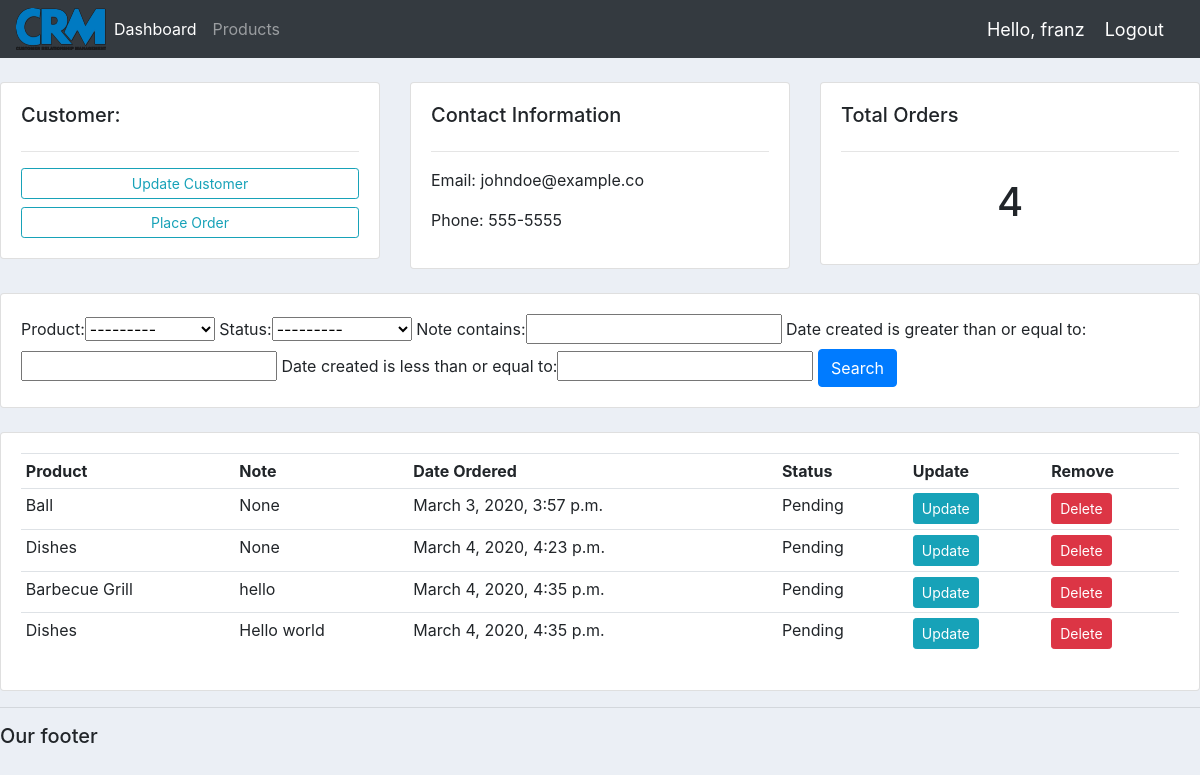
The app's page /customer/1/ (signed in) with its own data.
### accounts/models.py (models this page shows, shortened)
class Customer(models.Model):
    user = models.OneToOneField(User, null=True, blank=True, on_delete=models.CASCADE)
    name = models.CharField(max_length=200, null=True)
    phone = models.CharField(max_length=200, null=True)
    email = models.EmailField(max_length=200, null=True)
    profile_pic = models.ImageField(default="default-user.png", null=True, blank=True)
    date_created = models.DateTimeField(auto_now_add=True, null=True)

class Order(models.Model):
    STATUS = (
        ("Pending", "Pending"),
        ("Out for delivery", "Out for delivery"),
        ("Delivered", "Delivered"),
    )
    customer = models.ForeignKey(Customer, null=True, on_delete=models.SET_NULL)
    product = models.ForeignKey(Product, null=True, on_delete=models.SET_NULL)
    date_created = models.DateTimeField(auto_now_add=True, null=True)
    status = models.CharField(max_length=200, null=True, choices=STATUS)
    note = models.CharField(max_length=200, null=True)

class Product(models.Model):
    CATEGORY = (
        ("Indoor", "Indoor"),
        ("Outdoor", "Outdoor"),
    )
    name = models.CharField(max_length=200, null=True)
    price = models.FloatField(null=True)
    category = models.CharField(max_length=200, null=True, choices=CATEGORY)
    desciption =  models.CharField(max_length=200, null=True, blank=True)
    date_created = models.DateTimeField(auto_now_add=True, null=True)
    tags = models.ManyToManyField(Tag)
    def __str__(self):
        return f'{self.name}'

### accounts/decorators.py (the view)
        def wrapper(request, *args, **kwargs):
            group = None
            if request.user.groups.exists():
                group = request.user.groups.all()[0].name
                print(group)
            if group not in allowed_roles:
                return HttpResponse("You are not authorized to view this page.")
            return view_func(request, *args, **kwargs)

### accounts/views.py (called while the page is built)
@login_required
@allowed_users(allowed_roles=["admin"])
def customer(request, pk):
    customer = Customer.objects.get(id=pk)
    orders = customer.order_set.all()
    my_filter = OrderFilter(request.GET, queryset=orders)
    orders = my_filter.qs
    context = {
        "customer": customer,
        "orders": orders,
        "my_filter": my_filter,
    }
    return render(request, "accounts/customer.html", context)

### accounts/templates/accounts/customer.html
{% extends "accounts/main.html" %}
{% block content %}
<br>
	<div class="row">
		<div class="col-md">
			<div class="card card-body customer-card">
				<h5>Customer: </h5>
				<hr>
				<a href="" class="btn btn-outline-info btn-sm btn-block">Update Customer</a>
				<a href="{% url 'create_order' customer.id %}" class="btn btn-outline-info btn-sm btn-block"> Place Order</a>
			</div>
		</div>
		<div class="col-md">
			<div class="card card-body info-card">
				<h5>Contact Information</h5>
				<hr>
				<p>Email: {{ customer.email }}  </p>
				<p>Phone: {{ customer.phone }} </p>
			</div>
		</div>
		<div class="col-md">
			<div class="card card-body">
				<h5>Total Orders</h5>
				<hr>
				<h1 style="text-align: center; padding: 10px"> {{orders.count}} </h1>
			</div>
		</div>
	</div>
<br>
	<div class="row">
		<div class="col">
			<div class="card card-body">
				<form method="get">
					{{my_filter.form}}
					<button class="btn btn-primary" type="submit">Search</button>
				</form>
			</div>
		</div>
	</div>
	<br>
	<div class="row">
		<div class="col-md">
			<div class="card card-body">
				<table class="table table-sm">
					<tr>
						<th>Product</th>
						<th>Note</th>
						<th>Date Ordered</th>
						<th>Status</th>
						<th>Update</th>
						<th>Remove</th>
					</tr>
					{% for order in orders %}
						<tr>
							<td> {{order.product}} </td>
							<td> {{order.note}} </td>
							<td> {{order.date_created}} </td>
							<td> {{order.status}} </td>
							<td><a class="btn btn-sm btn-info" href="{% url 'update_order' order.id %}"> Update </a></td>
                        	<td><a class="btn btn-sm btn-danger" href="{% url 'delete_order' order.id %}"> Delete </a></td>
						</tr>
					{% endfor %}
				</table>
			</div>
		</div>
	</div>
{% endblock %}

### accounts/templates/accounts/navbar.html (shortened to what this page needs)
{% load static %}
<nav class="navbar navbar-expand-lg navbar-dark bg-dark">
  <img src="{% static 'images/logo.png' %}" alt="">
    <div class="collapse navbar-collapse" id="navbarNav">
      <ul class="navbar-nav">
        {% if request.user.is_staff %}
          <li class="nav-item active">
            <a class="nav-link" href="{% url 'home' %}">Dashboard </a>
          </li>
          <li class="nav-item">
            <a class="nav-link" href="{% url 'products' %}">Products</a>
          </li>
        {% else %}
          <li class="nav-item">
            <a href="{% url 'account' %}" class="nav-link"> Settings </a>
          </li>
        {% endif %}
      </ul>
    </div>
    <span class="hello-msg">Hello, {{request.user}}</span>
    <span> <a class="hello-msg" href="{%url 'logout'%}"> Logout </a> </span>
</nav>

### static/css/main.css (style rules this page uses)
body { background-color: #ebeff5; }

### accounts/templates/accounts/navbar.html (style rules this page uses)
.hello-msg { font-size: 18px; color: #fff; margin-right: 20px; }

### records on screen
Customer: email "johndoe@example.co", phone "555-5555"
Order: product "Ball", note "None", date_created "March 3, 2020, 3:57 p.m.", status "Pending"
Order: product "Dishes", note "None", date_created "March 4, 2020, 4:23 p.m.", status "Pending"
Order: product "Barbecue Grill", note "hello", date_created "March 4, 2020, 4:35 p.m.", status "Pending"
Order: product "Dishes", note "Hello world", date_created "March 4, 2020, 4:35 p.m.", status "Pending"

### other values on screen
{{ request.user }} "franz"
{{ orders.count }} "4"
